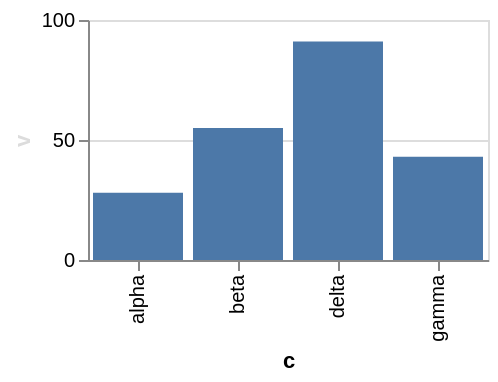

Express this chart as Vega-Lite.
### Vega-Lite specification from a JSON file in a GitHub repository (floating-point values rounded to 4 significant figures)
{"$schema": "https://vega.github.io/schema/vega-lite/v6.json", "width": 200, "height": 120, "data": {"values": [{"c": "alpha", "v": 28, "w": 3, "t": "2024-01-07"}, {"c": "beta", "v": 55, "w": 7, "t": "2024-03-19"}, {"c": "gamma", "v": 43, "w": 5, "t": "2024-06-02"}, {"c": "delta", "v": 91, "w": 9, "t": "2024-09-11"}]}, "mark": "bar", "encoding": {"x": {"field": "c", "type": "nominal"}, "y": {"field": "v", "type": "quantitative", "axis": {"titleColor": "gainsboro"}}}}
